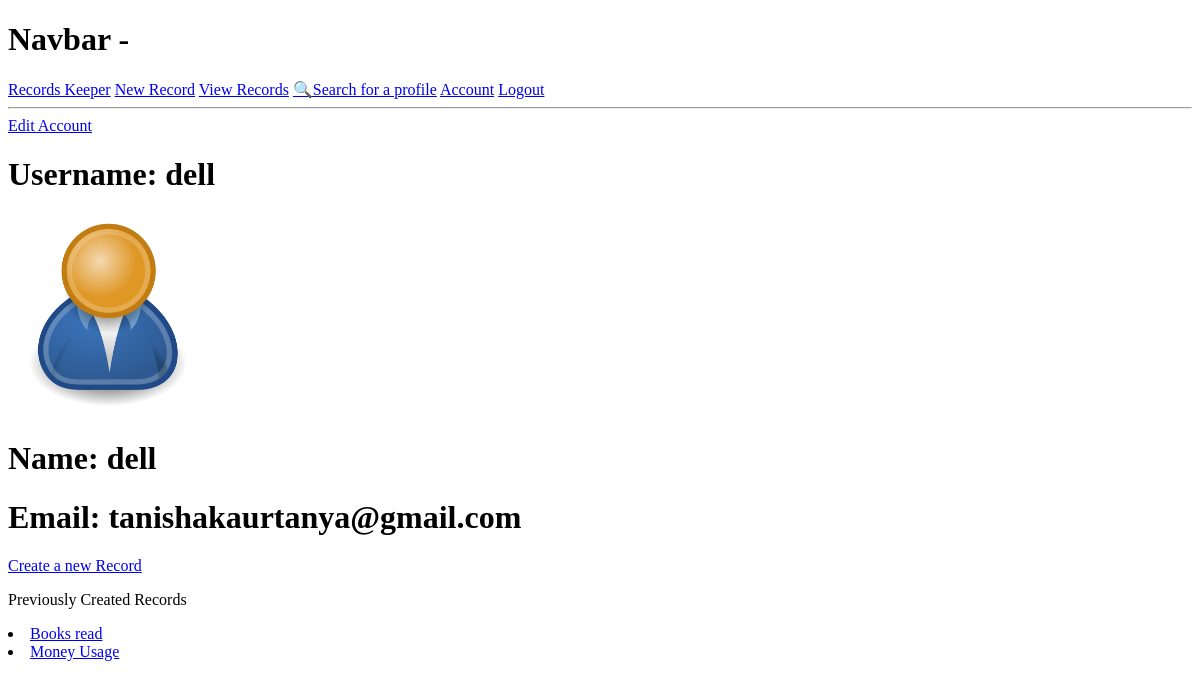
The app's page /users/account/ (signed in), older data.
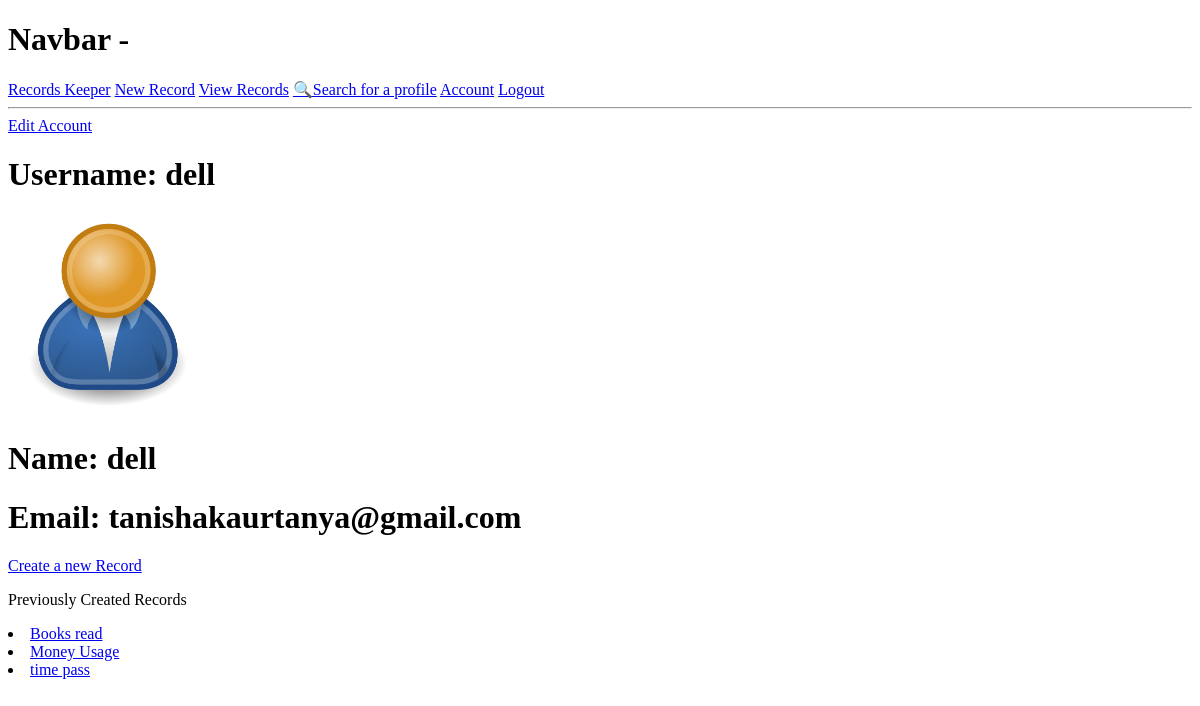
The same page, newer data.
### tables/models.py (models this page shows, shortened)
class Table(models.Model):
    owner=models.ForeignKey(Profile, on_delete=models.CASCADE, null=True, blank=True)
    title=models.TextField("Title of the table")
    desc=models.TextField("Description",null=True, blank=True)
    col1=models.TextField("Column 1",null=True, blank=True)
    col2=models.TextField("Column 2",null=True, blank=True)
    col3=models.TextField("Column 3",null=True, blank=True)
    col4=models.TextField("Column 4",null=True, blank=True)
    col5=models.TextField("Column 5",null=True, blank=True)
    total=models.IntegerField(default=0, null=True, blank=True)
    TYPE=(('Public', 'Public'), ('Private', 'Private'))
    status=models.CharField(max_length=200, choices=TYPE, default="Public")
    created = models.DateTimeField(auto_now_add=True)
    id = models.UUIDField(primary_key=True, default=uuid.uuid4, editable=False)
    class Meta:
        ordering = ['title', '-created']

### users/views.py (the view)
# urls.py: path("account/", views.userAccount, name='account'),
@login_required(login_url='login')
def userAccount(request):
    profile=request.user.profile
    context={'profile':profile}
    return render(request, "users/account.html", context)

### users/templates/users/account.html
{% extends 'main.html' %}
{% block content %}
<a href="{% url 'edit-account' %}">Edit Account</a>
<h1>Username: {{profile.username}}</h1>
<img src="{{profile.profile_image.url}}" alt="Profile Image" width="200" height="200">
<h1>Name: {{profile.name}}</h1>
<h1>Email: {{profile.email}}</h1>
<p><a href="{% url 'add-table' %}">Create a new Record</a></p>
<p>Previously Created Records</p>
{% for table in profile.table_set.all %}
<li><a href="{% url 'view-table' table.id %}">{{table.title}}</a></li>
{% endfor %}
{% endblock %}

Row changes from the older to the newer data that the page shows:
added Table: title "time pass"
